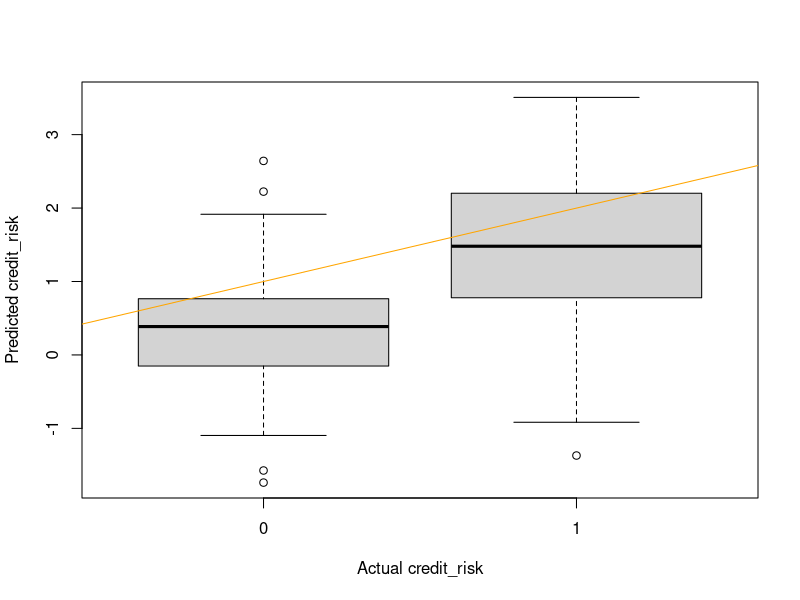
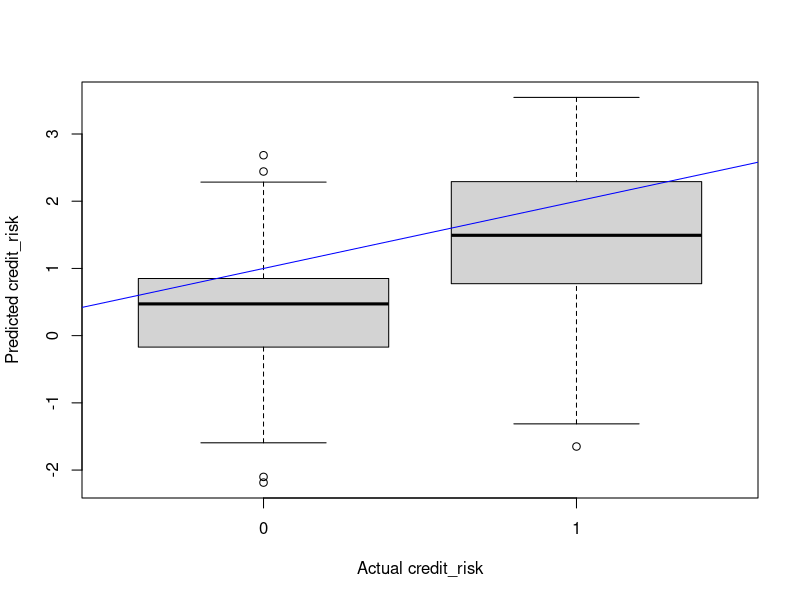
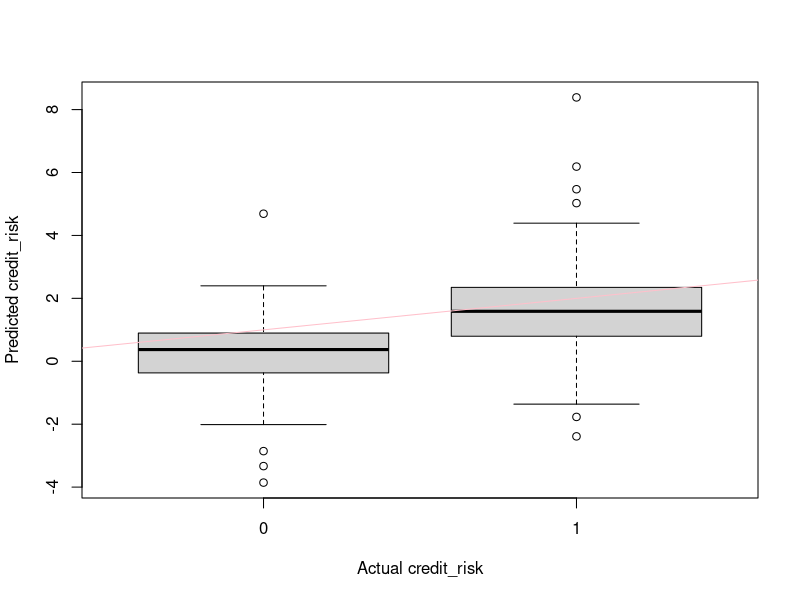

These figures' R source, in order:
## ---- chunk 1
knitr::opts_chunk$set(echo = TRUE)
## ---- chunk 2
getwd()
setwd("C:/Users/Mr.Lulu/Documents/GitHub/STAC51_Credit_Status_Prediction")
data.credit = read.csv("Credit.csv")
data.credit

data.credit$credit_risk = as.factor(data.credit$credit_risk)

# data.credit$status  = as.factor(data.credit$status)
# data.credit$savings = as.factor(data.credit$savings)
# data.credit$property = as.ordered(data.credit$property)
# data.credit$other_installment_plans = as.factor(data.credit$other_installment_plans)

## ---- chunk 3
set.seed(1006742107)

n = nrow(data.credit)
index = sample(n, round(0.75 * n), replace = FALSE)
traindata = data.credit[index, ]
testdata = data.credit[-index, ]
## ---- chunk 4
step(glm(credit_risk ~ 1, family = binomial, data = traindata), scope = ~status + duration + savings + property + age + other_installment_plans, direction = "forward", test = "Chisq")
## ---- chunk 5
step(glm(credit_risk ~status + duration + savings + property + age + other_installment_plans, family = binomial, data = traindata), test = "Chisq")
## ---- chunk 6
bestmodel.1 = glm(credit_risk ~status + duration + savings + property + age + other_installment_plans, family = binomial, data = traindata)
summary(bestmodel.1)
## ---- chunk 7
pred.1 = predict(bestmodel.1, newdata = testdata)

# mse <- mean((pred.1 - testdata$credit_risk)^2)
# rsq <- cor(pred.1, testdata$credit_risk)^2 # Can not run, since y(i.e. credit_risk) has to be value.
# cat("MSE:", mse, "\n")
# cat("R-squared:", rsq, "\n")

plot(testdata$credit_risk, pred.1, xlab = "Actual credit_risk", ylab = "Predicted credit_risk")
abline(0, 1, col = "orange")
## ---- chunk 8
step(glm(credit_risk ~ 1, family = binomial, data = traindata), scope = ~status * duration * savings * property * age * other_installment_plans, direction = "forward", test = "Chisq")
## ---- chunk 9
step(glm(credit_risk ~ status * duration * savings * property * age * other_installment_plans, family = binomial, data = traindata), test = "Chisq")
## ---- chunk 10
bestmodel.2 = glm(formula = credit_risk ~ status + duration + savings + other_installment_plans + 
    property + age + duration:savings, family = binomial, data = traindata)

pred.2 <- predict(bestmodel.2, newdata = testdata)

# mse <- mean((pred.2 - testdata$credit_risk)^2)
# rsq <- cor(pred.2, testdata$credit_risk)^2
# cat("MSE:", mse, "\n")
# cat("R-squared:", rsq, "\n")

plot(testdata$credit_risk, pred.2, xlab = "Actual credit_risk", ylab = "Predicted credit_risk")
abline(0, 1, col = "blue")
## ---- chunk 11
bestmodel.3 = glm(formula = credit_risk ~ status + duration + savings + property + 
    age + other_installment_plans + status:duration + status:savings + 
    duration:savings + status:property + duration:property + 
    savings:property + status:age + duration:age + savings:age + 
    property:age + status:other_installment_plans + duration:other_installment_plans + 
    savings:other_installment_plans + property:other_installment_plans + 
    age:other_installment_plans + status:duration:savings + status:duration:property + 
    status:savings:property + duration:savings:property + status:savings:age + 
    status:property:age + duration:property:age + savings:property:age + 
    status:duration:other_installment_plans + status:savings:other_installment_plans + 
    duration:savings:other_installment_plans + status:property:other_installment_plans + 
    duration:property:other_installment_plans + savings:property:other_installment_plans + 
    status:age:other_installment_plans + savings:age:other_installment_plans + 
    property:age:other_installment_plans + status:duration:savings:property + 
    status:savings:property:age + status:duration:savings:other_installment_plans + 
    status:duration:property:other_installment_plans + status:savings:property:other_installment_plans + 
    duration:savings:property:other_installment_plans + status:savings:age:other_installment_plans + 
    status:property:age:other_installment_plans + savings:property:age:other_installment_plans + 
    status:duration:savings:property:other_installment_plans + 
    status:savings:property:age:other_installment_plans, family = binomial, 
    data = traindata)


pred.3 <- predict(bestmodel.3, newdata = testdata)

# mse <- mean((pred.3 - testdata$credit_risk)^2)
# rsq <- cor(pred.3, testdata$credit_risk)^2
# cat("MSE:", mse, "\n")
# cat("R-squared:", rsq, "\n")

plot(testdata$credit_risk, pred.3, xlab = "Actual credit_risk", ylab = "Predicted credit_risk")
abline(0, 1, col = "pink")
